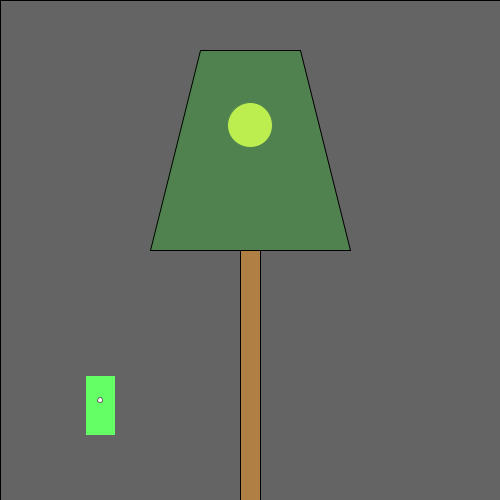
Frame 1 (no input)
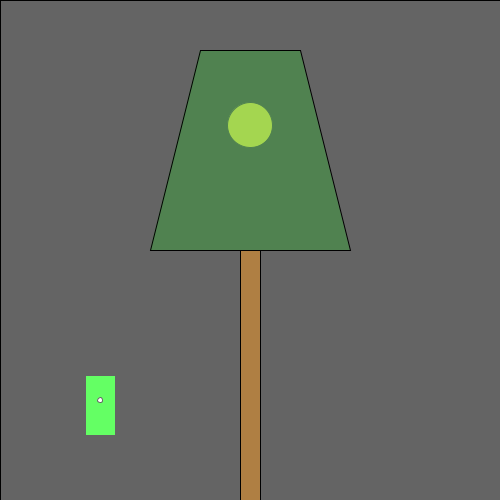
Frame 60 (the mouse pressed at the canvas centre just before this capture)
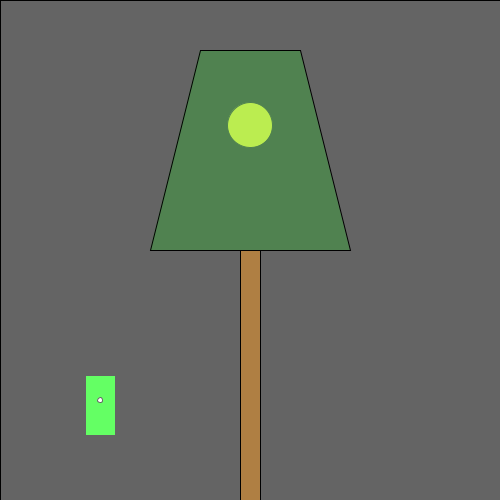
Frame 120 (the mouse held since frame 60 and released just before this capture)

The Processing sketch that drew these frames (run headless with seeded random() and noise(); from frame 60 on, the mouse is pressed at the canvas centre):

// Processing sketch: processing_109386
// ── processing_109386.pde

/*
  Norm Krumpe
  September 22, 2012
  Models a light that is triggered by motion (in this case, motion
  of the mouse).  The light also has a timer.  So, motion turns on the
  light, but a certain amount of time passing with no motion will
  cause the light to turn off again.
*/

// How close you need to get to the
// light sensor in order to turn on
// the light.  Higher values make it
// easier to trigger the light.  Distance
// is measured in pixels.
final int TRIGGER_DISTANCE = 200;

// The location of the sensor:
final int SWITCH_CENTER_X = 100;
final int SWITCH_CENTER_Y = 400;

// seconds until light shuts off automatically when there is no motion
final float SECONDS_UNTIL_AUTO_SHUTOFF = 4; 

// Light will initially be on because of this next value.
// Want the light off initially?  
// Set this to something less than SECONDS_UNTIL_AUTO_SHUTOFF
float timeOfLastTrigger = 0; 
boolean revealTriggerRegion = false;

// Just choose a window size
void setup() {
  size(500, 500);
}

// Each time the mouse moves, check to see
// if it triggered the motion sensor
void mouseMoved() {
  if (motionSensorWasTriggered()) {
    timeOfLastTrigger = millis()/1000.0;
  }
}

// When a key is pressed, toggle the "cheat" that
// reveals the motion sensor's trigger region.
void keyPressed() {
  revealTriggerRegion = !revealTriggerRegion;
}

// Draw the various parts of the scene
void draw() {
  background(0);

  drawLightSwitch();
  drawLamp();  
  drawTriggerRegion();
}

// Draws all components of the lamp
void drawLamp() {
  drawLight();
  fill(0, 255, 0, 50);
  quad(200, 50, 300, 50, 350, 250, 150, 250);
  fill(175, 127, 67);
  rect(240, 250, 20, 250);
}

// How the light gets drawn depends on whether
// the lightbulb is lit.
void drawLight() {

  if (secondsSinceLastTrigger() < SECONDS_UNTIL_AUTO_SHUTOFF) {
    // If the light is on:
    int strength = (int)random(156, 256);
    fill(strength, strength, 0);
    ellipse(250, 125, 45, 45);
    fill(255, 100);
    rect(0, 0, width, height);
  }

  else {
    // Light is off:
    fill(10, 10, 0);
    ellipse(250, 125, 45, 45);
  }
}

// Draw the light switch/sensor
void drawLightSwitch() {
  fill(0, 255, 0);
  rect(SWITCH_CENTER_X - 15, SWITCH_CENTER_Y - 25, 30, 60);
  fill(255);
  ellipse(SWITCH_CENTER_X, SWITCH_CENTER_Y, 5, 5);
}

// Return true if the mouse triggered the sensor
boolean motionSensorWasTriggered() {
  return distanceFromLightSwitch() < TRIGGER_DISTANCE;
}

// Compute the distance between the mouse and the sensor
float distanceFromLightSwitch() {  
  return dist(mouseX, mouseY, SWITCH_CENTER_X, SWITCH_CENTER_Y);
}

// Determine how long it has been since the motion sensor
// was last turned on.
float secondsSinceLastTrigger() {
  return millis()/1000.0 - timeOfLastTrigger;
}

// Show a "cheat" region so that you know where the mouse
// needs to go in order to trigger the light sensor
void drawTriggerRegion() {
  if (revealTriggerRegion) {
    fill(255, 25);
    ellipse(SWITCH_CENTER_X, SWITCH_CENTER_Y, 
    TRIGGER_DISTANCE * 2, TRIGGER_DISTANCE * 2);
  }
}
